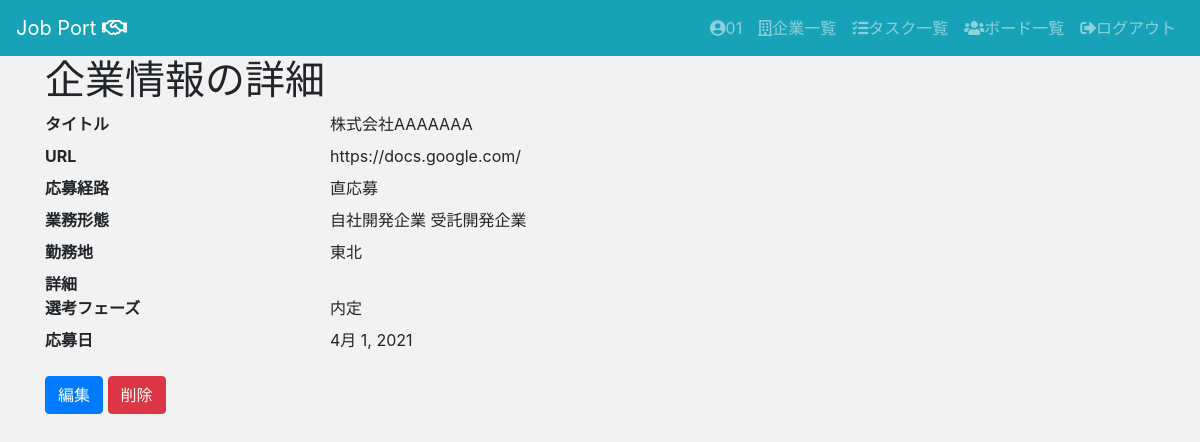
The page /jpapp/companies/1/ (signed in) on the database its author committed.
### jpapp/models.py (models this page shows, shortened)
class Company(models.Model):
    company_name = models.CharField(max_length=200,)
    url = models.URLField(blank=True,null=True,)
    route = models.IntegerField(
        choices = CHOICE1,
        blank=True,
        null=True,
    )
    location = models.IntegerField(
        choices = CHOICE2,
        blank=True,
        null=True,
    )
    tag = models.ManyToManyField(Tag, blank=True)
    description = models.TextField(blank=True,null=True,)
    phase = models.IntegerField(
        choices = CHOICE3,
        default='0',
    )
    application_date = models.DateField(blank=True,null=True,)
    user = models.ForeignKey(User, on_delete=models.CASCADE)

class Tag(models.Model):
    tag_name = models.CharField(max_length=32)
    def __str__(self):
        return self.tag_name

### jpapp/views.py (the view)
# urls.py: path("companies/<int:pk>/", views.CompanyDetailView.as_view(), name="companies_detail"),
class CompanyDetailView(LoginRequiredMixin, DetailView):
    model = Company
    template_name = "jpapp/companies/detail.html"

### templates/jpapp/companies/detail.html
{% extends "jpapp/base.html" %}
{% block content %}
<div class="container">
<h1>企業情報の詳細</h1>
  <dl class="row">
    <dt class="col-sm-3">タイトル</dt>
    <dd class="col-sm-9">{{ company.company_name }}</dd>
    <dt class="col-sm-3">URL</dt>
    <dd class="col-sm-9">{{ company.url|default_if_none:" " }}</dd>
    <dt class="col-sm-3">応募経路</dt>
    <dd class="col-sm-9">{{ company.get_route_display|default_if_none:" " }}</dd>
    <dt class="col-sm-3">業務形態</dt>
    <dd class="col-sm-9">
      {% for tag in company.tag.all %}
        {{ tag }}
      {% endfor %}
    </dd>
    <dt class="col-sm-3">勤務地</dt>
    <dd class="col-sm-9">{{ company.get_location_display|default_if_none:" " }}</dd>
    <dt class="col-sm-3">詳細</dt>
    <dd class="col-sm-9">{{ company.description }}</dd>
    <dt class="col-sm-3">選考フェーズ</dt>
    <dd class="col-sm-9">{{ company.get_phase_display }}</dd>
    <dt class="col-sm-3">応募日</dt>
    <dd class="col-sm-9">{{ company.application_date|default_if_none:" " }}</dd>
  </dl>
  <a class="btn btn-primary" href="{% url 'jpapp:companies_update' company.pk  %}" role="button">編集</a>
  <a class="btn btn-danger" href="{% url 'jpapp:companies_delete' company.pk  %}" role="button">削除</a>
</div>
{% endblock %}

### templates/jpapp/base.html (shortened to what this page needs)
{% load static %}
<!doctype html>
<html lang="ja">
  <head>
    <link rel="stylesheet" href="https://stackpath.bootstrapcdn.com/bootstrap/4.3.1/css/bootstrap.min.css">
    <link href="https://use.fontawesome.com/releases/v5.6.1/css/all.css" rel="stylesheet">
    <link rel="stylesheet" type="text/css" href="{% static 'jpapp/custom.css' %}">
    <link href="https://use.fontawesome.com/releases/v5.6.1/css/all.css" rel="stylesheet">
  </head>
  <body>
    <header>
      <nav class="navbar navbar-expand-lg navbar-dark bg-info">
        <a class="navbar-brand" href="{% url 'jpapp:index' %}">Job Port <i class="far fa-handshake"></i></a>
        <div class="collapse navbar-collapse" id="navbarSupportedContent">
          <ul class="navbar-nav">
            {% if request.user.is_authenticated %}
            <li class="nav-item">
              <a class="nav-link" href="{% url 'jpapp:users_detail' request.user.pk %}"><i class="fas fa-user-circle"></i>{{ request.user.username }}</a>
            </li>
            <li class="nav-item">
              <a class="nav-link" href="{% url 'jpapp:companies_list' %}"><i class="far fa-building"></i>企業一覧</a>
            </li>
            <li class="nav-item">
              <a class="nav-link" href="{% url 'jpapp:tasks_list' %}"><i class="fas fa-tasks"></i>タスク一覧</a>
            </li>
            <li class="nav-item">
              <a class="nav-link" href="{% url 'jpapp:boards_list' %}"><i class="fas fa-users"></i>ボード一覧</a>
            </li>
            <li class="nav-item">
              <a class="nav-link" href="{% url 'logout' %}"><i class="fas fa-sign-out-alt"></i>ログアウト</a>
            </li>
            {% endif %}
          </ul>
        </div>
      </nav>
    </header>
    <main>
      {% block content %}
      {% endblock %}
    </main>
  </body>
</html>

### static/jpapp/custom.css (style rules this page uses)
body { background-color: #F2F2F2; }

### rows shown on the page
Company: company_name "株式会社AAAAAAA", url "https://docs.google.com/", route "直応募", location "東北", phase "内定", application_date "4月 1, 2021"
Tag: tag_name "自社開発企業"
Tag: tag_name "受託開発企業"

### other values the page prints
{{ request.user.username }} "01"
